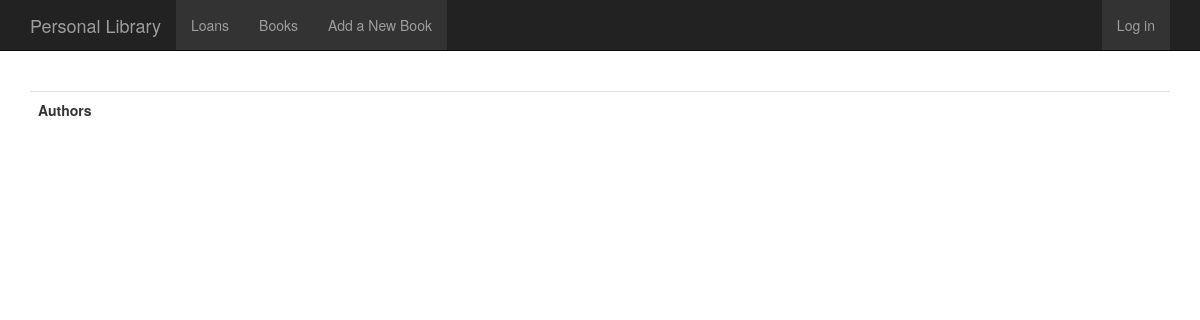
The app's page /author/, older data.
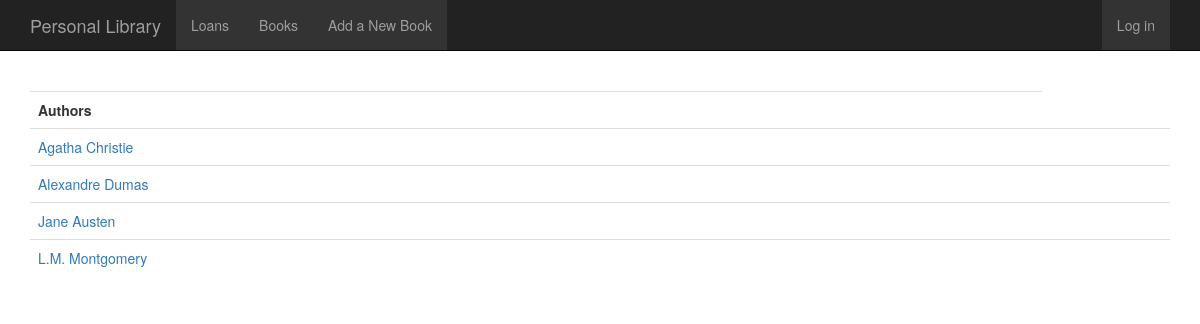
The same page, newer data.
### libraryapp/models.py (models this page shows)
class Author(models.Model):
	author = models.CharField(max_length=2000, null=True)

### libraryapp/views.py (the view)
# urls.py: url(r'^author/$', AuthorList.as_view(), name='author_list'),
class AuthorList(ListView):
    model = Author
    ordering = ['author']

### libraryapp/templates/libraryapp/author_list.html (shortened to what this page needs)
{% extends 'libraryapp/base.html' %}
{% load staticfiles %}
{% block content %}
   <div class="container">
    <br>
    <table class="table">
      <tr>
      	<th>Authors</th>
      </tr>
      {% if object_list %}
        {% for author in object_list %}
        <tr>
          <td><a href="/author/{{author.id}}">{{author.author}}</a></td>
          <td>
        </tr>
        {% endfor %}
      {% endif %}
    </table>
  </div>
</div>
{% endblock %}

### libraryapp/templates/libraryapp/base.html (shortened to what this page needs)
{% load staticfiles %}
<!DOCTYPE html>
<html>
	<head>
		{% block head %}
			{% block style %}
				<link rel="stylesheet" type="text/css" href="{% static 'css/bootstrap.min.css' %}" />
			{% endblock %}
		{% endblock %}
	</head>
	{% block body %}
	<body class="{% block bodyclass %}{% endblock %}">
		<div class="wrapper">
			{% block navbar %}
				<div class="navbar navbar-static-top {% block bootstrap_navbar_variant %}navbar-inverse{% endblock %}">
					<div class="container">
						<span>
							{% block branding %}
								<a class='navbar-brand' rel="nofollow" href='/'>
									Personal Library
								</a>
							{% endblock %}
						</span>
						<ul class="nav navbar-nav pull-left">
						  <li><a href="/loans">Loans</a></li>
						  <li><a href="/books">Books</a></li>
						  <li><a href="/choose">Add a New Book</a></li>
						</ul>
				<ul class="nav navbar-nav pull-right">
                {% block userlinks %}
                  {% if user.is_authenticated %}
                    <li>
                      <a href="/logout?next={{request.path}}">
                        {{user}} - Log out
                      </a>
                    </li>
                  {% else %}
                    <li>
                      <a href="/login?next={{request.path}}">Log in</a>
                    </li>
                  {% endif %}
                {% endblock %}
              </ul>
					</div>
				</div>
			{% endblock %}
			{% block content %}
			{% endblock %}
	</body>
	{% endblock %}
</html>

### libraryapp/templates/libraryapp/base.html (style rules this page uses)
ul { list-style-type: none; margin: 0; padding: 0; overflow: hidden; background-color: #333; }
li { float: left; }
li a { display: block; color: white; text-align: center; padding: 14px 16px; text-decoration: none; }

Row changes from the older to the newer data that the page shows:
added Author: author "Agatha Christie"
added Author: author "Alexandre Dumas"
added Author: author "Jane Austen"
added Author: author "L.M. Montgomery"
